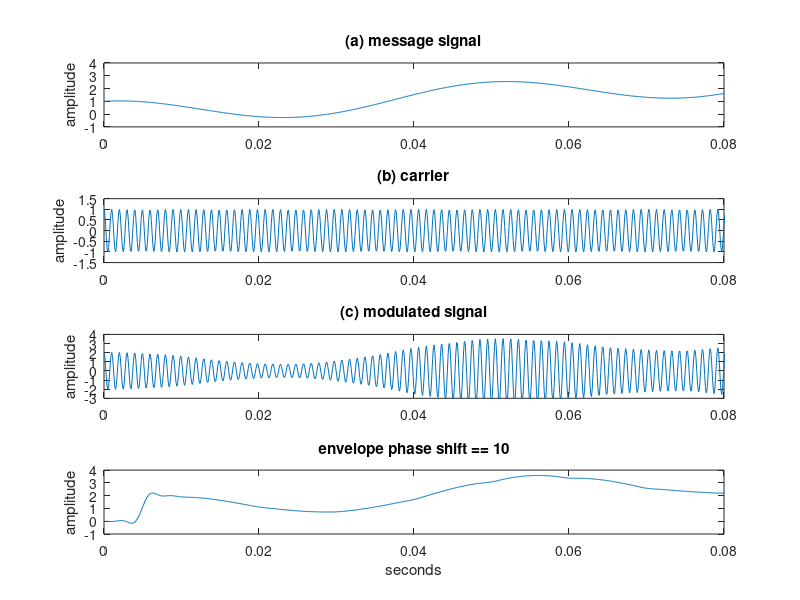
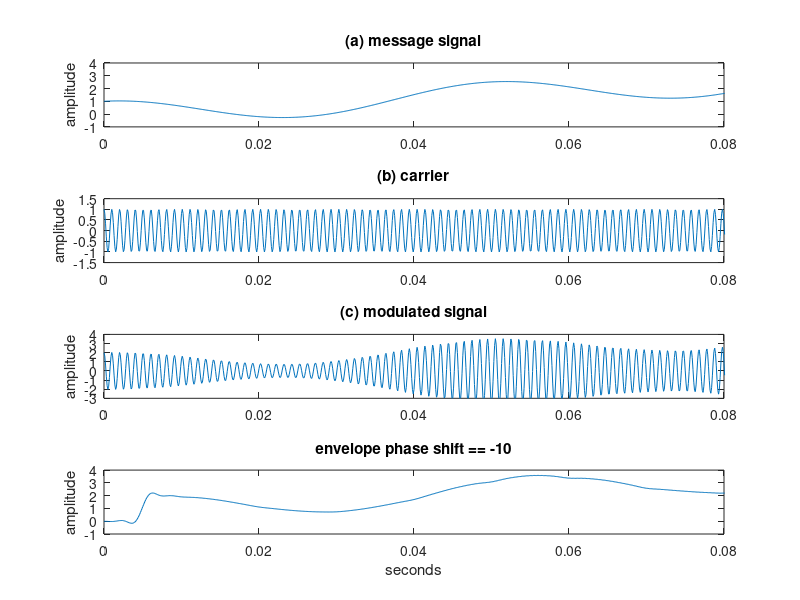
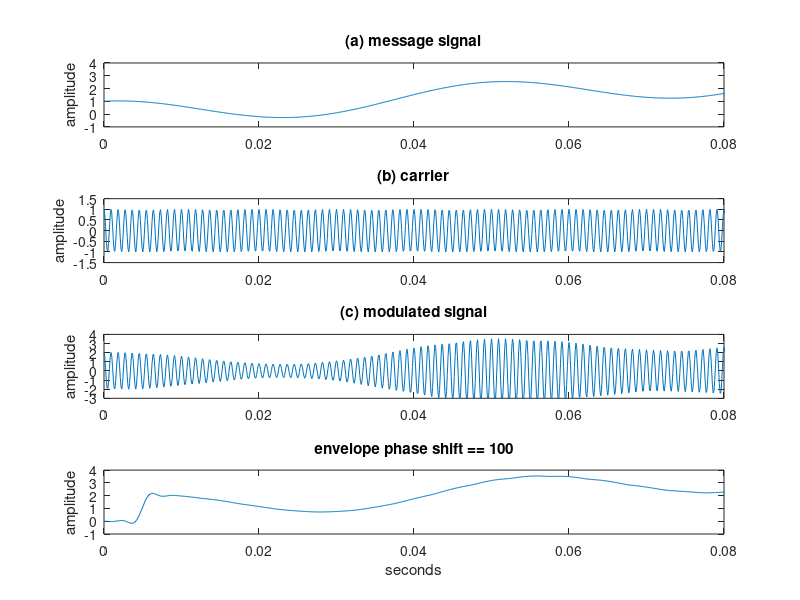
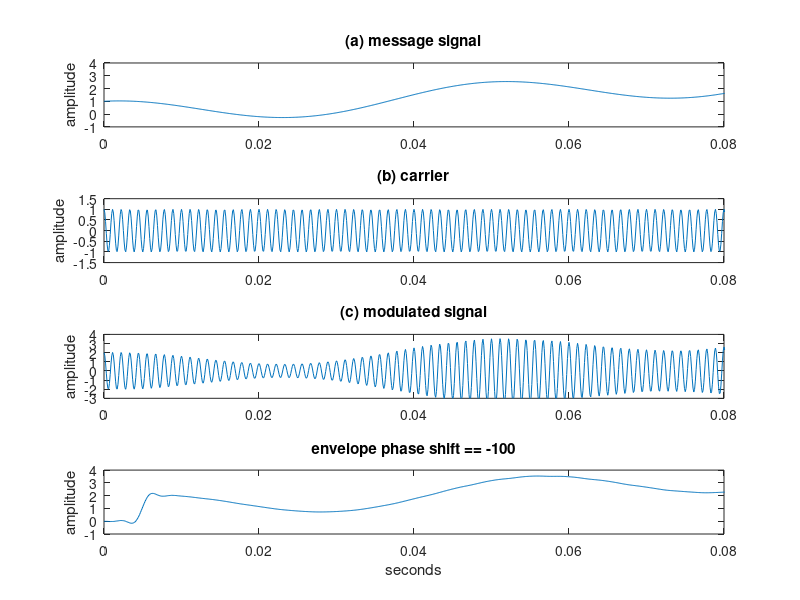

MATLAB code to generate these figures, in order:
% AMlarge.m: large carrier AM demodulated with "envelope"
pkg load signal
time=0.33; Ts=1/10000;              % sampling interval & time
t=0:Ts:time; lent=length(t);        % define a time vector
fm=20; fc=1000; 
phase = [0.1, 0.5, pi/3, pi/2, pi];
g = [10, -10, 100, -100, 250, -250, 900, -900];

for idx = 1:length(g )
c=cos(2*pi*(fc+g(idx))*t);   % define carrier at freq fc
w=10/lent*[1:lent]+cos(2*pi*fm*t);  % create "message" > -1

v=c.*w+c;                           % modulate w/ large carrier
fbe=[0 0.05 0.1 1];                 % LPF design
damps=[1 1 0 0]; fl=100; 
b=remez(fl,fbe,damps);              % impulse response of LPF
envv=(pi/2)*filter(b,1,abs(v));     % find envelope

% generate the figure
title_cust = sprintf("envelope phase shift == %d", g(idx));
figure(idx)

figure(idx)
subplot(4,1,1), plot(t,w)
ylabel('amplitude'); title('(a) message signal');
axis([0,0.08, -1,4])
subplot(4,1,2), plot(t,c)
ylabel('amplitude'); title('(b) carrier');
axis([0,0.08, -1.5,1.5])
subplot(4,1,3), plot(t,v)
ylabel('amplitude'); title('(c) modulated signal');
axis([0,0.08, -3,4])
subplot(4,1,4), plot(t,envv)
ylabel('amplitude'); title('(d) output of envelope detector');
axis([0,0.08, -1,4])
xlabel('seconds');
title(title_cust)

end


